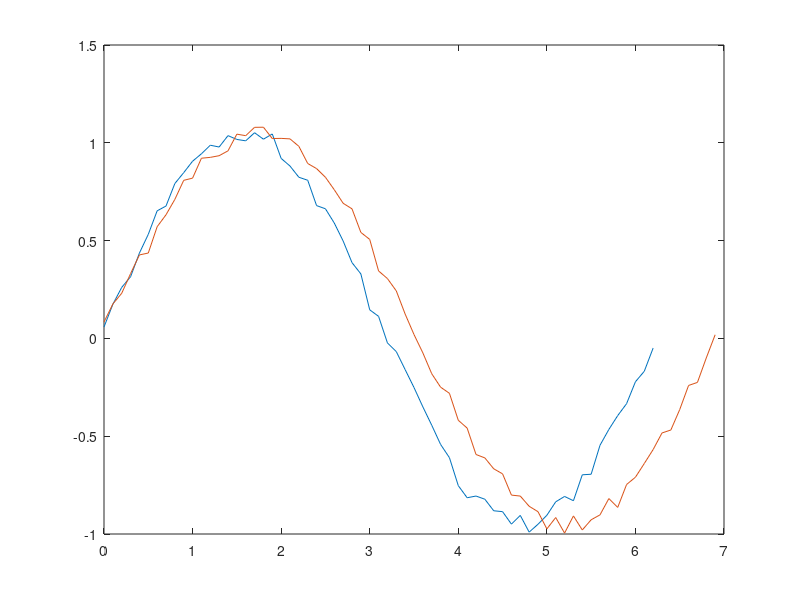

The MATLAB source for this figure: (Note: this script raises an error after producing the figure.)
t = 0:.1:2*pi;
v = 0:.1:2.2*pi;
x0 = sin(t) + rand(size(t)) * .1;
% x1 = sin(.9*t) + rand(size(t)) * .1;
x1 = sin(.9*v) + rand(size(v)) * .1;
w=2;

figure
% plot(t, x0, t, x1);
plot(t, x0, v, x1);
hold on

if (exist('w','var'))
    [cost, path] = warping_path_w(x0,x1,w);
    title(sprintf('Cost: %f; Warp limit: %d',cost(end),w))
else
    [cost, path] = warping_path_w(x0,x1);
    title(sprintf('Cost: %f; no warp limit',cost(end)))
end
% plot(v, x1(path));
plot(v(1:length(path)),x1(path))
legend({'x_0', 'x_1', 'x_1 warped to x_0'});
clear('w');